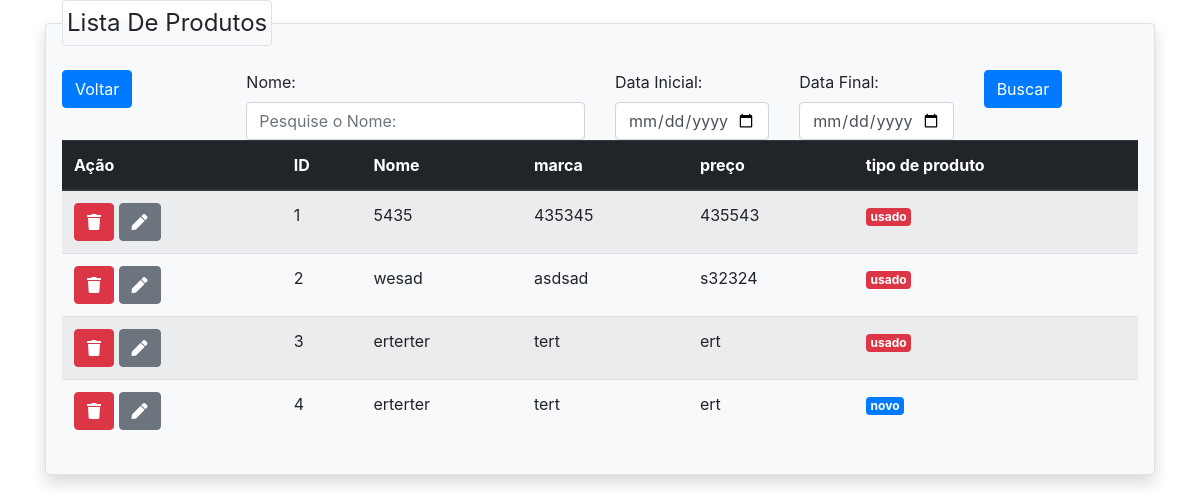
The page /tarefa/produtos/lista_produtos.php on the database its author committed.
### tables this page shows
CREATE TABLE `produtos` (
  `id` int(200) NOT NULL,
  `nome` varchar(200) NOT NULL,
  `marca` varchar(200) NOT NULL,
  `preco` decimal(10,2) NOT NULL,
  `produto` varchar(200) NOT NULL,
  `uso` tinyint(4) NOT NULL
);

### tarefa/produtos/lista_produtos.php (the view, shortened to what this page needs)
<?php
require '../utils/conexao.php';
$sql = "SELECT * FROM produtos;";
$stmt = $conn->prepare($sql);
$stmt->execute();
$dados = $stmt->get_result();
$uso = array(
    'usado', 'novo'
);
$corUso = Array(
    'badge-danger',
    'badge-primary'
)
?>
<!DOCTYPE html>
<html lang="pt-br">
    <head>
        <link rel="stylesheet"
            href="https://stackpath.bootstrapcdn.com/bootstrap/4.1.3/css/bootstrap.min.css"
>
        <link rel="stylesheet"
            href="https://use.fontawesome.com/releases/v5.7.0/css/all.css"
>
    </head>
    <body>
        <div class="container">
            <form method="post" action="processar.php">
                <fieldset class="border bg-light p-3 rounded shadow">
                    <legend class="w-auto p-1 border rounded">Lista De
                        Produtos</legend>
                    <div class="row">
                        <div class="col-sm-2">
                            <a href="../dashboard.php">
                                <button type="button" class="algn btn btn-primary">Voltar</button>
                            </a>
                        </div>
                        <div class="col-sm-4">
                            <label for="txt_nome">Nome:</label>
                            <input class="form-control" id="txt_nome"
                                name="txt_nome" type="text"
                                placeholder="Pesquise o Nome:">
                        </div>
                        <div class="col-sm-2 ">
                            <label for="txt_RG">Data Inicial:</label>
                            <input class="form-control" id="txt_data"
                                name="txt_data" type="date"
                                placeholder="dd/mm/aaa:">
                        </div>
                        <div class="col-sm-2 ">
                            <label for="txt_RG">Data Final:</label>
                            <input class="form-control" id="txt_data"
                                name="txt_data" type="date"
                                placeholder="dd/mm/aaa:">
                        </div>
                        <div class="col-sm-2 ">
                            <button
                                class=" btn btn-primary align-self-center">Buscar</button>
                        </div>
                    </div>
                    <table class="table rounded table-striped">
                        <thead class="thead-dark ">
                            <tr>
                                <th>Ação</th>
                                <th>ID</th>
                                <th>Nome</th>
                                <th>marca</th>
                                <th>preço</th>
                                <th>tipo de produto</th>
                            </tr>
                        </thead>
                        <tbody>
                             <?php
                            while($linha = $dados->fetch_assoc()){
                                ?>
                                <tr scope="row">
                                <td>
                                    <a href="#excluir" class="btn btn-danger">
                                        <i class="fas fa-trash"></i>
                                    </a>
                                    <a href="cadastro_produto.php?id=<?= $linha['id']?>" class="btn btn-secondary">
                                        <i class="fas fa-pen"></i>
                                    </a>
                                </td>
                                <td><?=$linha['id']?></td>
                                <td><?=$linha['nome']?></td>
                                <td><?=$linha['marca']?></td>
                                <td><?=$linha['produto']?></td>
                                <td>
                                    <span class="badge <?= $corUso[$linha['uso']]?>">
                                    <?= $uso[$linha['uso']]?>
                                </td>
                                </tr>
                                <?php
                                }
                                ?>
                                </fieldset>
                            </form>
                        </div>
                    </body>
                </html>

### rows shown on the page
produtos: id "1", nome "5435", marca "435345", produto "435543", uso "usado"
produtos: id "2", nome "wesad", marca "asdsad", produto "s32324", uso "usado"
produtos: id "3", nome "erterter", marca "tert", produto "ert", uso "usado"
produtos: id "4", nome "erterter", marca "tert", produto "ert", uso "novo"
